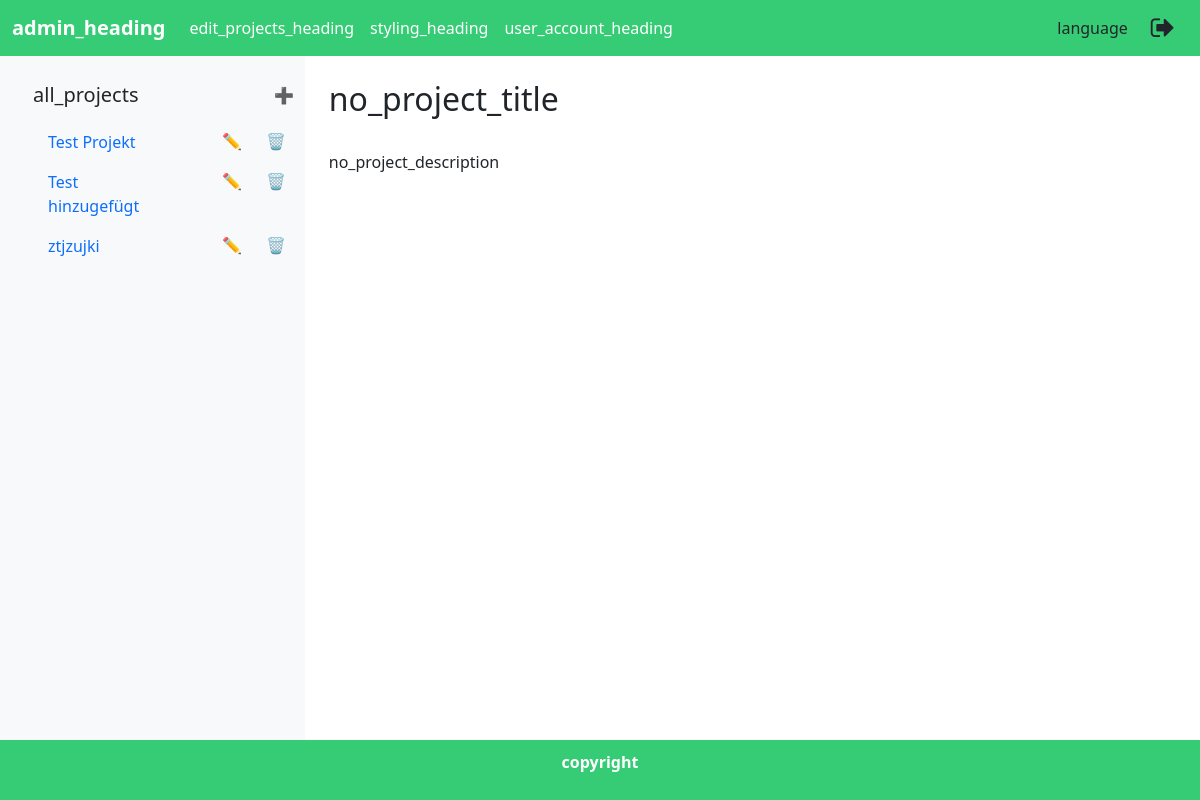
The page /Backend/admin_main.php (signed in) on the database as committed earlier.
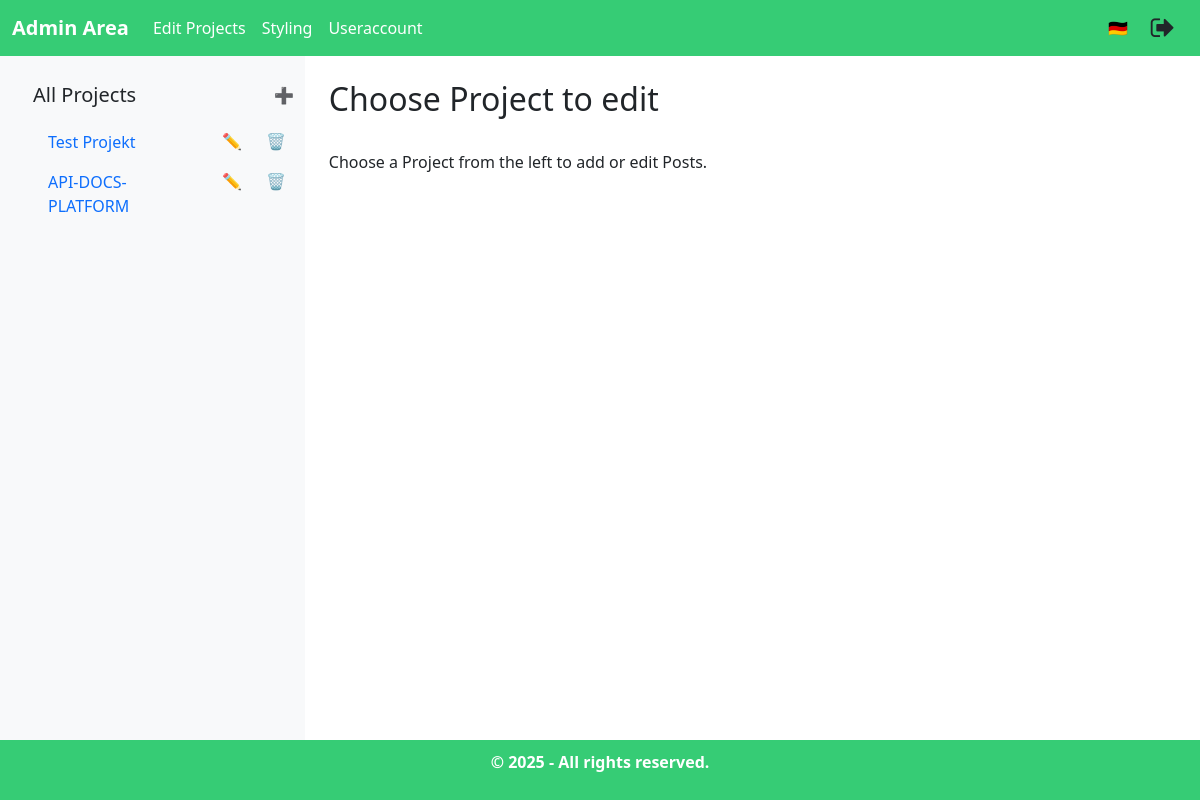
The same page on the database as committed later.
### tables this page shows
CREATE TABLE `projekte` (
  `pid` int(11) NOT NULL,
  `name` text NOT NULL,
  `description` text NOT NULL,
  `author` text NOT NULL
);

### Backend/locale/language_config.php (called while the page is built)
<?php
include "connect.php";
$current_user = $_SESSION['user'];
$sql_postinfo = "SELECT * FROM user WHERE username ='" . $current_user . "'";
$result_postsinfo = mysqli_query($conn, $sql_postinfo);
 if (mysqli_num_rows($result_postsinfo) > 0) {
 while($row_post = mysqli_fetch_assoc($result_postsinfo)) {
    if ($row_post["lang"] == "de") {
        $global_language_setting = "de";
    }
    else if ($row_post["lang"] == "en") {
        $global_language_setting = "en";
    }
 }
 }
 else {
    $global_language_setting = "de";
 }
function loadtranslation($lang) {
    $filePath = __DIR__ . "/{$lang}.json";
    if (file_exists($filePath)) {
        return json_decode(file_get_contents($filePath), true);
    }
    return [];
}
if ($global_language_setting == "de") {
    $language = loadtranslation("de");
} else if ($global_language_setting == "en") {
    $language = loadtranslation("en");
}
function __($key, $language)
{
    return $language[$key] ?? $key;
}
?>

### Backend/admin_main.php (the view, shortened to what this page needs)
<?php
include "connect.php";
include "./locale/language_config.php";
if (isset($_GET['project'])) {
    $pid = $_GET['project'];
}
else {
    $pid = "";
}
?>
<!doctype html>
<html lang="de">
  <head>
    <link href="https://cdn.jsdelivr.net/npm/bootstrap@5.3.3/dist/css/bootstrap.min.css" rel="stylesheet">
    <link rel="stylesheet" href="https://cdnjs.cloudflare.com/ajax/libs/font-awesome/4.7.0/css/font-awesome.min.css">
  </head>
  <body>
  <nav class="navbar navbar-expand-lg" data-bs-theme="dark" style="background-color:rgb(54, 204, 117);">
    <div class="container-fluid">
      <a class="navbar-brand" href="admin_main.php"><b><?php echo __("admin_heading", $language); ?></b></a>
      <div class="collapse navbar-collapse" id="navbarNav">
        <ul class="navbar-nav">
          <li class="nav-item">
            <a class="nav-link active" aria-current="page" href="admin_main.php"><?php echo __("edit_projects_heading", $language); ?></a>
          </li>
          <li class="nav-item">
            <a class="nav-link active" aria-current="page" href="admin_style_settings.php"><?php echo __("styling_heading", $language); ?></a>
          </li>
          <li class="nav-item">
            <a class="nav-link active" aria-current="page" href="useraccount_page.php"><?php echo __("user_account_heading", $language); ?></a>
          </li>
        </ul>
      </div>
      <nav class="navbar-right">
        <?php echo "<a class='nav-link active' href='userLang.php'>".  __("language", $language) . "</a>";?>
        <a href='logout.php' style="font-size:26px" class='fa fa-sign-out btn shadow-none'></a>
      </nav>
    </div>
  </nav>
  <div class="main-content">
    <div class="sidebar" id="sidebar">
      <div class='row'>
          <div class='col-8'>
            <button type='button' class='btn shadow-none'><?php echo "<h5>" .  __("all_projects", $language) . "</h5>";?></button>
          </div>
          <div class='col-2'>
          </div>
          <div class='col-2'>
            <button type="button" class="btn shadow-none" data-bs-toggle="modal" data-bs-target="#addproject">➕</button>
          </div>
      </div>
      <ul class="nav flex-column">
<?php
        $sql_projects = "SELECT * FROM projekte";
        $result_projects = mysqli_query($conn, $sql_projects);
        if (mysqli_num_rows($result_projects) > 0) {
          while($row_project = mysqli_fetch_assoc($result_projects)) {
            echo "<li class='nav-item'>";
            echo "<div class='container'>
                    <div class='row'>
                        <div class='col-8'>
                            <a class='nav-link' href='admin_main.php?project=" . $row_project["pid"] . "'>" . $row_project["name"] . "</a>
                        </div>
                        <div class='col-2'>
                            <button type='button' class='btn shadow-none' data-bs-toggle='modal' data-bs-target='#edit" . $row_project["pid"] . "'>✏️</button>
                        </div>
                        <div class='col-2'>
                            <button type='button'  class='btn shadow-none' data-bs-toggle='modal' data-bs-target='#delete" . $row_project["pid"] . "'>🗑️</button>
                        </div>
                    </div>
                </div>";
            echo "</li>";
          }
        }
        else {
          echo "";
        }
        ?>
      </ul>
    </div>
    <div class="container-fluid p-4">
    <div class="row">
        <div class="col-6">
<?php
if ($pid == "") {
    echo "<h2>" .  __("no_project_title", $language) . "</h2><br>";
    echo "" . __("no_project_description", $language) . "";
    echo "<br><br>";
}
?>
        </div>
        <div class="col-4">
        </div>
    </div>
    </div>
  </div>
  <footer class="footer">
    <p><b><?php echo __("copyright", $language); ?></b></p>
  </footer>
  </body>
</html>

Rows that differ between the two databases and show on the page:
removed projekte: name "Test hinzugefügt"
removed projekte: name "ztjzujki"
added projekte: name "API-DOCS-PLATFORM"
Other text that changed with them:
__("admin_heading", $language): "admin_heading" → "Admin Area"
__("edit_projects_heading", $language): "edit_projects_heading" → "Edit Projects"
__("styling_heading", $language): "styling_heading" → "Styling"
__("user_account_heading", $language): "user_account_heading" → "Useraccount"
__("language", $language): "language" → "🇩🇪"
__("all_projects", $language): "all_projects" → "All Projects"
__("no_project_title", $language): "no_project_title" → "Choose Project to edit"
__("no_project_description", $language): "no_project_description" → "Choose a Project from the left to add or edit Posts."
__("copyright", $language): "copyright" → "© 2025 - All rights reserved."
